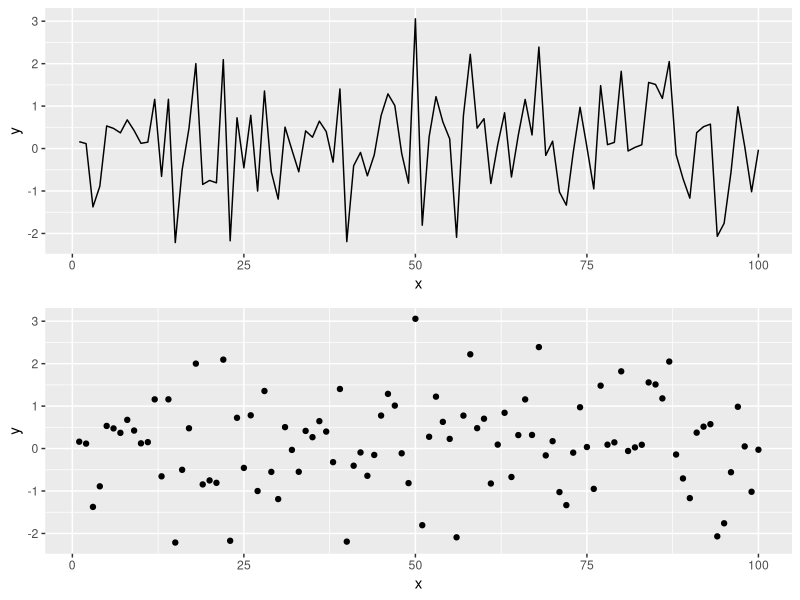

This figure's R source:
## ---- chunk 1
knitr::opts_chunk$set(echo = TRUE,  fig.width = 8, fig.height = 8, fig.alig = "center")
## ---- chunk 2
library(ggplot2)
install.packages("gridExtra")
library(gridExtra)
## ---- chunk 3
x <- seq(1:100)
y <- rnorm(100) # Generating data form a normal distribution with mean 0 and variance 1
data <- data.frame(x = x, y = y )
p1 = ggplot(data, aes(x= x, y = y)) +
geom_line()

p2 = ggplot(data, aes(x= x, y= y)) + geom_point()

grid.arrange(p1, p2)
